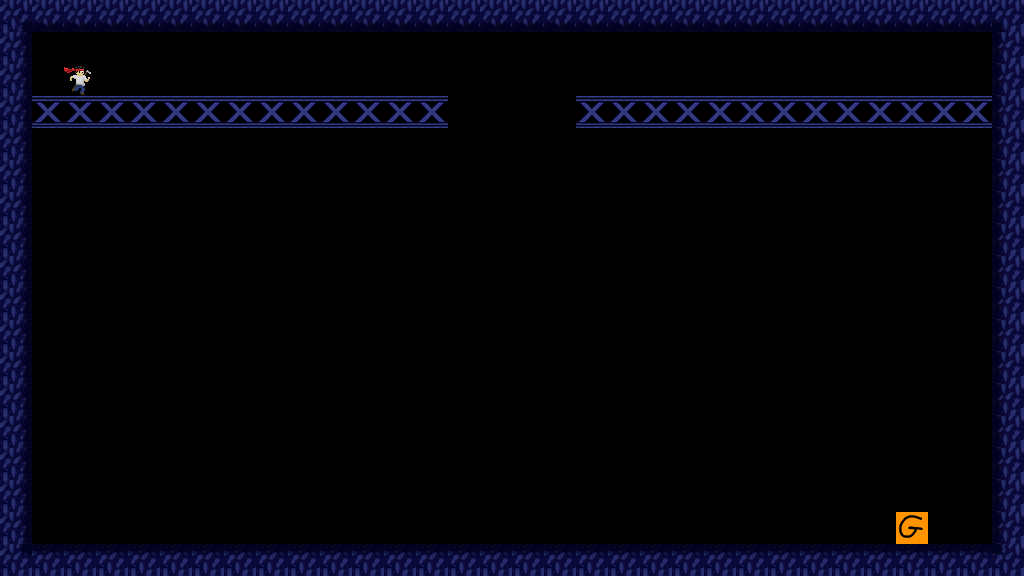

Below is a game level as drawn by its tile map, then a one-line description and the .tmx file that defines it, in full:
An orthogonal 32x18 tile map with 32x32 px tiles, 1 tile layer (platforms) and 4 objects (color1, color3, color4, color2).

<map version="1.8" tiledversion="1.8.4" orientation="orthogonal" renderorder="right-down" width="32" height="18" tilewidth="32" tileheight="32" infinite="0" nextlayerid="3" nextobjectid="5">
 <editorsettings>
  <export target="../core/assets/levels/jh2.json" format="json" />
 </editorsettings>
 <properties>
  <property name="colorMode" type="int" value="0" />
 </properties>
 <tileset firstgid="1" source="disco.tsx" />
 <layer id="1" name="platforms" width="32" height="18">
  <data encoding="csv">
31,33,33,33,33,33,33,33,33,33,33,33,33,33,33,33,33,33,33,33,33,33,33,33,33,33,33,33,33,33,33,32,
29,0,0,0,0,0,0,0,0,0,0,0,0,0,0,0,0,0,0,0,0,0,0,0,0,0,0,0,0,0,0,30,
29,0,8,0,0,0,0,0,0,0,0,0,0,0,0,0,0,0,0,0,0,0,0,0,0,0,0,0,0,0,0,30,
29,12,12,12,12,12,12,12,12,12,12,12,12,12,0,0,0,0,12,12,12,12,12,12,12,12,12,12,12,12,12,30,
29,0,0,0,0,0,0,0,0,0,0,0,0,0,0,0,0,0,0,0,0,0,0,0,0,0,0,0,0,0,0,30,
29,0,0,0,0,0,0,0,0,0,0,0,9,0,0,0,0,0,0,0,0,0,0,0,0,0,0,0,0,0,0,30,
29,0,0,0,0,0,0,0,0,0,0,0,0,0,0,0,0,0,0,9,0,0,0,0,0,0,0,0,0,0,0,30,
29,0,0,0,0,0,0,0,0,0,0,0,0,0,0,0,0,0,0,0,0,0,0,0,0,0,0,0,0,0,0,30,
29,0,0,0,0,0,0,0,0,0,0,0,0,0,0,0,0,0,0,0,0,0,0,0,0,0,0,0,0,0,0,30,
29,0,0,0,0,0,0,0,0,0,0,0,9,0,0,0,0,0,0,0,0,0,0,0,0,0,0,0,0,0,0,30,
29,0,0,0,0,0,0,0,0,0,0,0,0,0,0,0,0,0,0,9,0,0,0,0,0,0,0,0,0,0,0,30,
29,0,0,0,0,0,0,0,0,0,0,0,0,0,0,0,0,0,0,0,0,0,0,0,0,0,0,0,0,0,0,30,
29,0,0,0,0,0,0,0,0,0,0,0,0,0,0,0,0,0,0,0,0,0,0,0,0,0,0,0,0,0,0,30,
29,0,0,0,0,0,0,0,0,0,0,0,0,0,0,0,0,0,0,0,0,0,0,0,0,0,0,0,0,0,0,30,
29,0,0,0,0,0,0,0,0,0,0,0,9,0,0,0,0,0,0,0,0,0,0,0,0,0,0,0,0,0,0,30,
29,0,0,0,0,0,0,0,0,0,0,0,0,0,0,0,0,0,0,0,0,0,0,0,0,0,0,0,0,0,0,30,
29,0,0,0,0,0,0,0,0,0,0,0,0,0,0,0,0,0,0,0,0,0,0,0,0,0,0,0,11,0,0,30,
26,28,28,28,28,28,28,28,28,28,28,28,28,28,28,28,28,28,28,28,28,28,28,28,28,28,28,28,28,28,28,27
</data>
 </layer>
 <objectgroup id="2" name="colors">
  <object id="1" type="color1" x="0" y="192">
   <polygon points="0,-32 1024,-32 1024,-192 0,-192" />
  </object>
  <object id="2" type="color3" x="0" y="192">
   <polygon points="0,-32 0,96 1024,96 1024,-32" />
  </object>
  <object id="3" type="color4" x="0" y="320">
   <polygon points="0,-32 0,96 1024,96 1024,-32" />
  </object>
  <object id="4" type="color2" x="0" y="448">
   <polygon points="0,-32 0,128 1024,128 1024,-32" />
  </object>
 </objectgroup>
</map>
